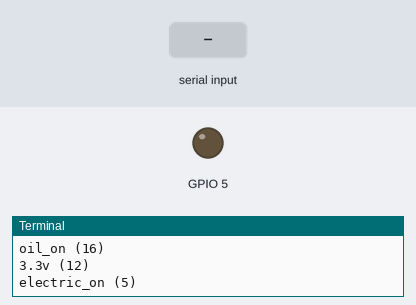
Bench run of a program on a simulated Raspberry Pi (BCM pin numbers). Parts: output pins drawn as LEDs (lit = HIGH), the last lines printed to the terminal. The inputs (shaded band) are chosen by the test bench.

Above: at 1.2 s.
1.3 s: "5" typed at the terminal, then Enter
2.8 s: "90" typed at the terminal, then Enter
At 3.4 s:
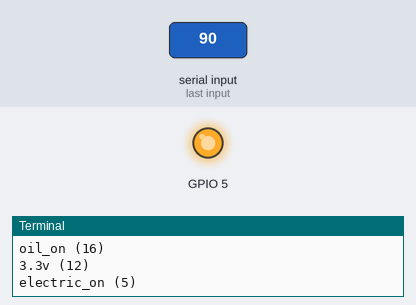
Timing chart, 0 to 5.8 s (numbered marks = the images above; inputs shaded):
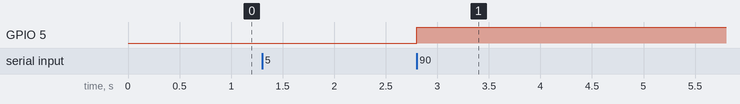

The program:

relay.py
```python
# coding: utf-8
'''
------------------------------------------------------------------------------
SPDX-FileCopyrightText: 2023 Steven Hartley

See the NOTICE file(s) distributed with this work for additional
information regarding copyright ownership.

This program and the accompanying materials are made available under
the terms of the Apache License Version 2.0 which is available at
https://www.apache.org/licenses/LICENSE-2.0

SPDX-FileType: DOCUMENTATION
SPDX-License-Identifier: Apache-2.0
------------------------------------------------------------------------------

Simple test code to manually set high or low a GPIO pin for testing.
'''

#import libraries
import RPi.GPIO as GPIO
import time

#GPIO Basic initialization
GPIO.setmode(GPIO.BCM)
GPIO.setwarnings(False)

#Use a variable for the Pin to use
#If you followed my pictures, it's port 7 => BCM 4
#led1 = 20
#led2 = 16
#Initialize your pin
while True :
    print("Which Relay To ctrl?")
    print("geo_off(20)")
    print("oil_on (16)")
    print("3.3v (12)")
    print("electric_on (5)")

    pin = int(input())
    value = int(input("True(0) or False(1)?:"))
    GPIO.setup(pin,GPIO.OUT)
    GPIO.output(pin,value)
```

Measured:
- after the input at 2.8 s, GPIO 5: LOW → HIGH at once
